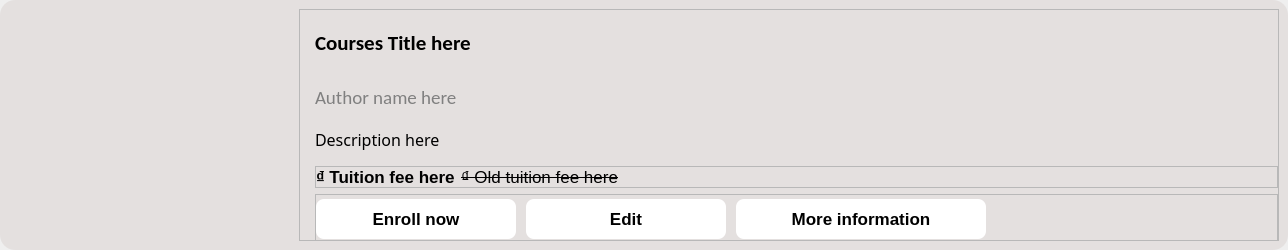
<?xml version="1.0" encoding="UTF-8"?>
<ui version="4.0">
 <class>card</class>
 <widget class="QWidget" name="card">
  <property name="geometry">
   <rect>
    <x>0</x>
    <y>0</y>
    <width>1288</width>
    <height>250</height>
   </rect>
  </property>
  <property name="minimumSize">
   <size>
    <width>0</width>
    <height>200</height>
   </size>
  </property>
  <property name="maximumSize">
   <size>
    <width>16777215</width>
    <height>250</height>
   </size>
  </property>
  <property name="windowTitle">
   <string>Form</string>
  </property>
  <property name="styleSheet">
   <string notr="true">QPushButton {
	height: 28px;
	border: transparent;
	border-radius: 8px;
	background: rgb(255,255,255);
}

QPushButton:hover {
	color: rgb(255,255,255);
	background: #c09054;
	border: transparent;
}</string>
  </property>
  <layout class="QHBoxLayout" name="horizontalLayout_4">
   <property name="spacing">
    <number>0</number>
   </property>
   <property name="leftMargin">
    <number>0</number>
   </property>
   <property name="topMargin">
    <number>0</number>
   </property>
   <property name="rightMargin">
    <number>0</number>
   </property>
   <property name="bottomMargin">
    <number>0</number>
   </property>
   <item>
    <widget class="QFrame" name="cardframe">
     <property name="minimumSize">
      <size>
       <width>150</width>
       <height>50</height>
      </size>
     </property>
     <property name="styleSheet">
      <string notr="true">#cardframe {
	border-radius: 15px;
	background: rgba(203, 191, 187, 80);
}</string>
     </property>
     <property name="frameShape">
      <enum>QFrame::StyledPanel</enum>
     </property>
     <property name="frameShadow">
      <enum>QFrame::Raised</enum>
     </property>
     <layout class="QHBoxLayout" name="horizontalLayout_5">
      <property name="spacing">
       <number>10</number>
      </property>
      <property name="leftMargin">
       <number>9</number>
      </property>
      <property name="topMargin">
       <number>9</number>
      </property>
      <property name="rightMargin">
       <number>9</number>
      </property>
      <property name="bottomMargin">
       <number>9</number>
      </property>
      <item>
       <widget class="QFrame" name="cardimg">
        <property name="minimumSize">
         <size>
          <width>280</width>
          <height>180</height>
         </size>
        </property>
        <property name="maximumSize">
         <size>
          <width>280</width>
          <height>180</height>
         </size>
        </property>
        <property name="autoFillBackground">
         <bool>false</bool>
        </property>
        <property name="styleSheet">
         <string notr="true">image: url(:/icons/background-login.png);
border-radius: 10px;
padding: -50px;</string>
        </property>
        <property name="frameShape">
         <enum>QFrame::StyledPanel</enum>
        </property>
        <property name="frameShadow">
         <enum>QFrame::Raised</enum>
        </property>
       </widget>
      </item>
      <item>
       <widget class="QFrame" name="cardbody">
        <property name="maximumSize">
         <size>
          <width>16777215</width>
          <height>16777215</height>
         </size>
        </property>
        <property name="styleSheet">
         <string notr="true"/>
        </property>
        <property name="frameShape">
         <enum>QFrame::StyledPanel</enum>
        </property>
        <property name="frameShadow">
         <enum>QFrame::Raised</enum>
        </property>
        <layout class="QVBoxLayout" name="verticalLayout_2">
         <property name="leftMargin">
          <number>15</number>
         </property>
         <property name="topMargin">
          <number>0</number>
         </property>
         <property name="rightMargin">
          <number>0</number>
         </property>
         <property name="bottomMargin">
          <number>0</number>
         </property>
         <item>
          <widget class="QLabel" name="title">
           <property name="minimumSize">
            <size>
             <width>150</width>
             <height>65</height>
            </size>
           </property>
           <property name="font">
            <font>
             <family>Calibri</family>
             <pointsize>16</pointsize>
             <weight>75</weight>
             <bold>true</bold>
            </font>
           </property>
           <property name="styleSheet">
            <string notr="true"/>
           </property>
           <property name="text">
            <string>Courses Title here</string>
           </property>
           <property name="scaledContents">
            <bool>false</bool>
           </property>
           <property name="wordWrap">
            <bool>false</bool>
           </property>
          </widget>
         </item>
         <item>
          <widget class="QLabel" name="author">
           <property name="minimumSize">
            <size>
             <width>150</width>
             <height>45</height>
            </size>
           </property>
           <property name="maximumSize">
            <size>
             <width>16777215</width>
             <height>20</height>
            </size>
           </property>
           <property name="font">
            <font>
             <family>Calibri</family>
             <pointsize>14</pointsize>
            </font>
           </property>
           <property name="styleSheet">
            <string notr="true">#author {
	color: gray;
}</string>
           </property>
           <property name="text">
            <string>Author name here</string>
           </property>
           <property name="wordWrap">
            <bool>true</bool>
           </property>
          </widget>
         </item>
         <item>
          <widget class="QLabel" name="description">
           <property name="minimumSize">
            <size>
             <width>0</width>
             <height>50</height>
            </size>
           </property>
           <property name="maximumSize">
            <size>
             <width>16777215</width>
             <height>200</height>
            </size>
           </property>
           <property name="font">
            <font>
             <family>Calibri Light</family>
             <pointsize>12</pointsize>
            </font>
           </property>
           <property name="text">
            <string>Description here</string>
           </property>
           <property name="wordWrap">
            <bool>true</bool>
           </property>
          </widget>
         </item>
         <item>
          <widget class="QFrame" name="frame">
           <property name="maximumSize">
            <size>
             <width>16777215</width>
             <height>30</height>
            </size>
           </property>
           <property name="frameShape">
            <enum>QFrame::StyledPanel</enum>
           </property>
           <property name="frameShadow">
            <enum>QFrame::Raised</enum>
           </property>
           <layout class="QHBoxLayout" name="horizontalLayout_2">
            <property name="leftMargin">
             <number>0</number>
            </property>
            <property name="topMargin">
             <number>0</number>
            </property>
            <property name="rightMargin">
             <number>0</number>
            </property>
            <property name="bottomMargin">
             <number>0</number>
            </property>
            <item>
             <widget class="QLabel" name="price">
              <property name="font">
               <font>
                <pointsize>13</pointsize>
                <weight>75</weight>
                <bold>true</bold>
               </font>
              </property>
              <property name="text">
               <string>₫ Tuition fee here</string>
              </property>
             </widget>
            </item>
            <item>
             <widget class="QLabel" name="oldprice">
              <property name="font">
               <font>
                <pointsize>13</pointsize>
                <weight>50</weight>
                <italic>false</italic>
                <bold>false</bold>
                <strikeout>true</strikeout>
               </font>
              </property>
              <property name="text">
               <string>₫ Old tuition fee here</string>
              </property>
             </widget>
            </item>
            <item>
             <spacer name="horizontalSpacer">
              <property name="orientation">
               <enum>Qt::Horizontal</enum>
              </property>
              <property name="sizeHint" stdset="0">
               <size>
                <width>40</width>
                <height>20</height>
               </size>
              </property>
             </spacer>
            </item>
           </layout>
          </widget>
         </item>
         <item>
          <widget class="QFrame" name="frame_2">
           <property name="minimumSize">
            <size>
             <width>0</width>
             <height>50</height>
            </size>
           </property>
           <property name="frameShape">
            <enum>QFrame::StyledPanel</enum>
           </property>
           <property name="frameShadow">
            <enum>QFrame::Raised</enum>
           </property>
           <layout class="QHBoxLayout" name="horizontalLayout">
            <property name="spacing">
             <number>10</number>
            </property>
            <property name="leftMargin">
             <number>0</number>
            </property>
            <property name="topMargin">
             <number>0</number>
            </property>
            <property name="rightMargin">
             <number>0</number>
            </property>
            <property name="bottomMargin">
             <number>0</number>
            </property>
            <item>
             <widget class="QPushButton" name="enroll_btn">
              <property name="minimumSize">
               <size>
                <width>200</width>
                <height>40</height>
               </size>
              </property>
              <property name="maximumSize">
               <size>
                <width>200</width>
                <height>16777215</height>
               </size>
              </property>
              <property name="font">
               <font>
                <pointsize>13</pointsize>
                <weight>75</weight>
                <bold>true</bold>
               </font>
              </property>
              <property name="cursor">
               <cursorShape>PointingHandCursor</cursorShape>
              </property>
              <property name="text">
               <string>Enroll now</string>
              </property>
             </widget>
            </item>
            <item>
             <widget class="QPushButton" name="edit_btn">
              <property name="minimumSize">
               <size>
                <width>200</width>
                <height>40</height>
               </size>
              </property>
              <property name="maximumSize">
               <size>
                <width>200</width>
                <height>16777215</height>
               </size>
              </property>
              <property name="font">
               <font>
                <pointsize>13</pointsize>
                <weight>75</weight>
                <bold>true</bold>
               </font>
              </property>
              <property name="cursor">
               <cursorShape>PointingHandCursor</cursorShape>
              </property>
              <property name="text">
               <string>Edit</string>
              </property>
             </widget>
            </item>
            <item>
             <widget class="QPushButton" name="more_information">
              <property name="minimumSize">
               <size>
                <width>250</width>
                <height>40</height>
               </size>
              </property>
              <property name="maximumSize">
               <size>
                <width>250</width>
                <height>16777215</height>
               </size>
              </property>
              <property name="font">
               <font>
                <pointsize>13</pointsize>
                <weight>75</weight>
                <bold>true</bold>
               </font>
              </property>
              <property name="cursor">
               <cursorShape>PointingHandCursor</cursorShape>
              </property>
              <property name="text">
               <string>More information</string>
              </property>
             </widget>
            </item>
            <item>
             <spacer name="horizontalSpacer_3">
              <property name="orientation">
               <enum>Qt::Horizontal</enum>
              </property>
              <property name="sizeHint" stdset="0">
               <size>
                <width>698</width>
                <height>20</height>
               </size>
              </property>
             </spacer>
            </item>
           </layout>
          </widget>
         </item>
        </layout>
       </widget>
      </item>
     </layout>
    </widget>
   </item>
  </layout>
 </widget>
 <resources>
  <include location="src/resource.qrc"/>
 </resources>
 <connections/>
</ui>
